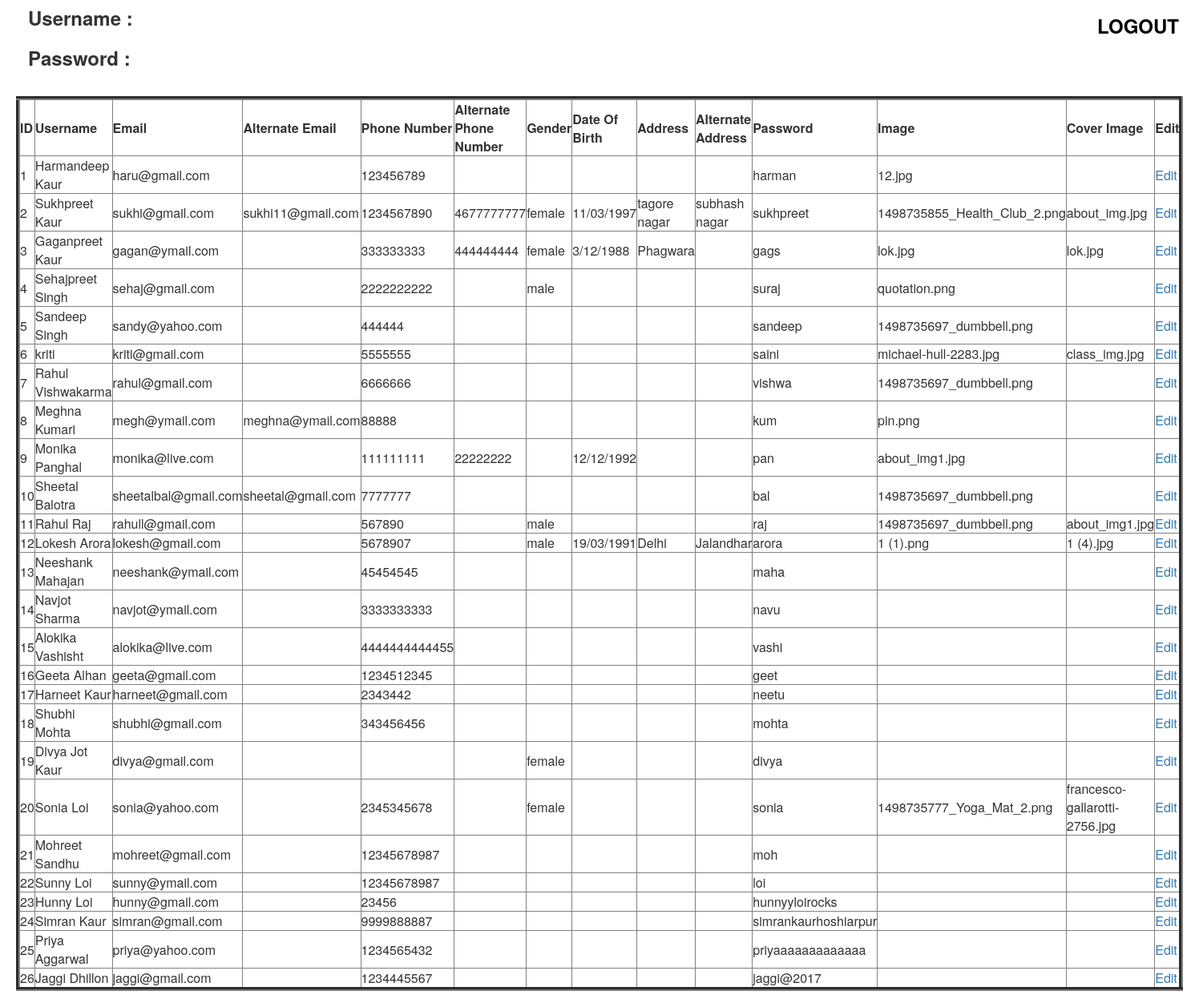
The app's page /admin/adminprofile.php with its own data.
### tables this page shows
CREATE TABLE `reg` (
  `id` int(50) NOT NULL,
  `username` varchar(50) NOT NULL,
  `email` varchar(50) NOT NULL,
  `alt_email` varchar(50) NOT NULL,
  `phone_number` varchar(50) NOT NULL,
  `alt_phone` varchar(50) NOT NULL,
  `gender` varchar(50) NOT NULL,
  `date_of_birth` varchar(50) NOT NULL,
  `address` varchar(50) NOT NULL,
  `alt_address` varchar(50) NOT NULL,
  `password` varchar(50) NOT NULL,
  `image` varchar(50) NOT NULL,
  `coverimage` varchar(50) NOT NULL
);

### admin/adminprofile.php (the view, shortened to what this page needs)
<html>
<head>
<link href="../Bootstrap/bootstrap-3.3.7-dist/bootstrap-3.3.7-dist/css/bootstrap.css" rel="stylesheet" type="text/css">
</head>
<body>
<div class="container-fluid">
<div class="row" style="border:solid hidden; height:50px">
<div class="col-lg-3" style="border:solid hidden; height:50px">
<h3 style="padding-left:20px; line-height:5px"><b> Username : </b></h3>
</div>
<div class="col-lg-6" style="border:solid hidden ; height:50px">
</div>
<div class="col-lg-3" style="border:solid hidden ; height:50px">
<h3 style="padding-left:20px; line-height:5px; text-align:right; padding-top:10px"><b> <a href="adminlogout.php" style="color:black">LOGOUT </a></b></h3>
</div>
</div>
<div class="row" style="border:solid hidden; height:50px">
<div class="col-lg-3" style="border:solid hidden; height:50px">
<h3 style="padding-left:20px; line-height:5px"><b> Password : </b></h3>
</div>
<div class="col-lg-9" style="border:solid hidden ; height:50px">
</div>
</div>
</div>
</body>
</html>
<?php
$c=mysqli_connect('localhost','root','','register');
$q="SELECT * FROM reg";
$r=mysqli_query($c,$q);
echo "<table border=5 style='margin:20px'>";
echo "<tr>";
echo "<th> ID </th>";
echo "<th> Username </th>";
echo "<th> Email </th>";
echo "<th> Alternate Email </th>";
echo "<th> Phone Number </th>";
echo "<th> Alternate Phone Number</th>";
echo "<th> Gender </th>";
echo "<th> Date Of Birth </th>";
echo "<th> Address </th>";
echo "<th> Alternate Address </th>";
echo "<th> Password </th>";
echo "<th> Image </th>";
echo "<th> Cover Image </th>";
echo "<th> Edit </th>";
echo "</tr>";
while($s=mysqli_fetch_array($r))
{
echo "<tr>";
echo "<td  width=300>".$s['id']."</td>";
echo "<td  width=300>".$s['username']."</td>";
echo "<td  width=300 >".$s['email']."</td>";
echo "<td  width=300 >".$s['alt_email']."</td>";
echo "<td  width=300 >".$s['phone_number']."</td>";
echo "<td  width=300 >".$s['alt_phone']."</td>";
echo "<td  width=300 >".$s['gender']."</td>";
echo "<td  width=300 >".$s['date_of_birth']."</td>";
echo "<td  width=300 >".$s['address']."</td>";
echo "<td  width=300 >".$s['alt_address']."</td>";
echo "<td  width=300 >".$s['password']."</td>";
echo "<td  width=300 >".$s['image']."</td>";
echo "<td  width=300 >".$s['coverimage']."</td>";
echo "<td  width=300 >" ."<a href='#'>"."Edit"."</a>". "</td>" ;
echo "</tr>";
}
echo "</table>";
?>

### records on screen
reg: id "1", username "Harmandeep Kaur", email "haru@gmail.com", phone_number "123456789", password "harman", image "12.jpg"
reg: id "2", username "Sukhpreet Kaur", email "sukhi@gmail.com", alt_email "sukhi11@gmail.com", phone_number "1234567890", alt_phone "4677777777", gender "female", date_of_birth "11/03/1997", address "tagore nagar", alt_address "subhash nagar", password "sukhpreet", image "1498735855_Health_Club_2.png", coverimage "about_img.jpg"
reg: id "3", username "Gaganpreet Kaur", email "gagan@ymail.com", phone_number "333333333", alt_phone "444444444", gender "female", date_of_birth "3/12/1988", address "Phagwara", password "gags", image "lok.jpg", coverimage "lok.jpg"
reg: id "4", username "Sehajpreet Singh", email "sehaj@gmail.com", phone_number "2222222222", gender "male", password "suraj", image "quotation.png"
reg: id "5", username "Sandeep Singh", email "sandy@yahoo.com", phone_number "444444", password "sandeep", image "1498735697_dumbbell.png"
reg: id "6", username "kriti", email "kriti@gmail.com", phone_number "5555555", password "saini", image "michael-hull-2283.jpg", coverimage "class_img.jpg"
reg: id "7", username "Rahul Vishwakarma", email "rahul@gmail.com", phone_number "6666666", password "vishwa", image "1498735697_dumbbell.png"
reg: id "8", username "Meghna Kumari", email "megh@ymail.com", alt_email "meghna@ymail.com", phone_number "88888", password "kum", image "pin.png"
reg: id "9", username "Monika Panghal", email "monika@live.com", phone_number "111111111", alt_phone "22222222", date_of_birth "12/12/1992", password "pan", image "about_img1.jpg"
reg: id "10", username "Sheetal Balotra", email "sheetalbal@gmail.com", alt_email "sheetal@gmail.com", phone_number "7777777", password "bal", image "1498735697_dumbbell.png"
reg: id "11", username "Rahul Raj", email "rahull@gmail.com", phone_number "567890", gender "male", password "raj", image "1498735697_dumbbell.png", coverimage "about_img1.jpg"
reg: id "12", username "Lokesh Arora", email "lokesh@gmail.com", phone_number "5678907", gender "male", date_of_birth "19/03/1991", address "Delhi", alt_address "Jalandhar", password "arora", image "1 (1).png", coverimage "1 (4).jpg"
reg: id "13", username "Neeshank Mahajan", email "neeshank@ymail.com", phone_number "45454545", password "maha"
reg: id "14", username "Navjot Sharma", email "navjot@ymail.com", phone_number "3333333333", password "navu"
reg: id "15", username "Alokika Vashisht", email "alokika@live.com", phone_number "4444444444455", password "vashi"
reg: id "16", username "Geeta Alhan", email "geeta@gmail.com", phone_number "1234512345", password "geet"
reg: id "17", username "Harneet Kaur", email "harneet@gmail.com", phone_number "2343442", password "neetu"
reg: id "18", username "Shubhi Mohta", email "shubhi@gmail.com", phone_number "343456456", password "mohta"
reg: id "19", username "Divya Jot Kaur", email "divya@gmail.com", gender "female", password "divya"
reg: id "20", username "Sonia Loi", email "sonia@yahoo.com", phone_number "2345345678", gender "female", password "sonia", image "1498735777_Yoga_Mat_2.png", coverimage "francesco-gallarotti-2756.jpg"
reg: id "21", username "Mohreet Sandhu", email "mohreet@gmail.com", phone_number "12345678987", password "moh"
reg: id "22", username "Sunny Loi", email "sunny@ymail.com", phone_number "12345678987", password "loi"
reg: id "23", username "Hunny Loi", email "hunny@gmail.com", phone_number "23456", password "hunnyyloirocks"
reg: id "24", username "Simran Kaur", email "simran@gmail.com", phone_number "9999888887", password "simrankaurhoshiarpur"
reg: id "25", username "Priya Aggarwal", email "priya@yahoo.com", phone_number "1234565432", password "priyaaaaaaaaaaaaa"
reg: id "26", username "Jaggi Dhillon", email "jaggi@gmail.com", phone_number "1234445567", password "jaggi@2017"
